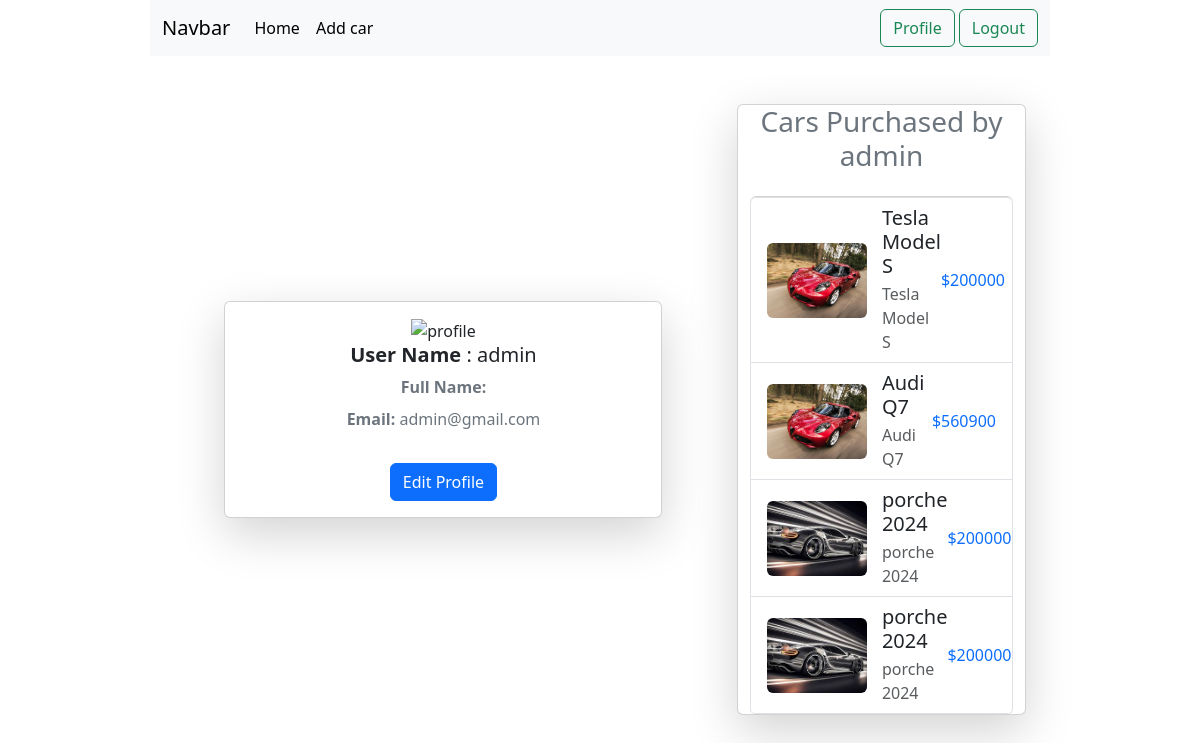
The page /user/profile/ (signed in) on the database its author committed.
### car/models.py (models this page shows, shortened)
class Purchase(models.Model):
    user = models.ForeignKey(User,on_delete=models.CASCADE)
    car = models.ForeignKey(CarModel,on_delete=models.CASCADE)

class CarModel(models.Model):
    name = models.CharField(max_length=50)
    image=models.ImageField( upload_to='car/media/cars/')
    description = models.TextField()
    quantity = models.PositiveSmallIntegerField()
    price = models.IntegerField()
    brand = models.ForeignKey(BrandModel, on_delete=models.CASCADE)

### user/views.py (the view)
# urls.py: path('profile/', views.profile_user, name='profile'),
@login_required
def profile_user(request):
    purchases = Purchase.objects.filter(user = request.user)
    return render(request,'profile.html',{'purchases': purchases,})

### user/templates/profile.html (shortened to what this page needs)
{% extends "base.html" %}
{% block content %}
<div class="container row my-5 d-flex">
    <div class="col-5 card profile-card shadow-lg w-50 m-auto">
        <div class="card-body text-center">
            <img src="https://i.ibb.co/dbmdcyC/profile.webp" alt="profile" border="0">
            <h5 class="card-title"><strong>User Name </strong>: {{ request.user.username }}</h5>
            <p class="text-secondary mb-2"><strong>Full Name: </strong>{{ request.user.first_name }} {{ request.user.last_name }}</p>
            <p class="card-text text-secondary"><strong>Email: </strong>{{ request.user.email }}</p>
            <a href="{% url "edit" %}" class="btn btn-primary mt-3">Edit Profile</a>
        </div>
    </div>
    <div class="card car-list-card shadow-lg " style='width: 33%;'>
        <h3 class="mb-4 text-secondary text-center">Cars Purchased by {{ request.user.username }}</h3>
        {% if purchases %}
            <ul class="list-group">
                {% for purchase in purchases %}
                    <li class="list-group-item d-flex justify-content-between align-items-center">
                        <div class="d-flex align-items-center">
                            <img src="{{ purchase.car.image.url }}"  class="rounded" style="width: 100px; height: 75px; object-fit: cover; margin-right: 15px;">
                            <div>
                                <h5 class="mb-1">{{ purchase.car.name }}</h5>
                                <p class="mb-0 text-muted">{{ purchase.car.name }}</p>
                            </div>
                        </div>
                        <span class="text-primary">${{ purchase.car.price }}</span>
                    </li>
                {% endfor %}
            </ul>
        {% else %}
            <p class="text-center">No cars purchased yet.</p>
        {% endif %}
    </div>
</div>
{% endblock content %}

### rows shown on the page
Purchase: car.image (picture), car.name "Tesla Model S", car.price "200000"
Purchase: car.image (picture), car.name "Audi Q7", car.price "560900"
Purchase: car.image (picture), car.name "porche 2024", car.price "200000"
Purchase: car.image (picture), car.name "porche 2024", car.price "200000"

### other values the page prints
{{ request.user.username }} "admin"
{{ request.user.email }} "admin@gmail.com"
